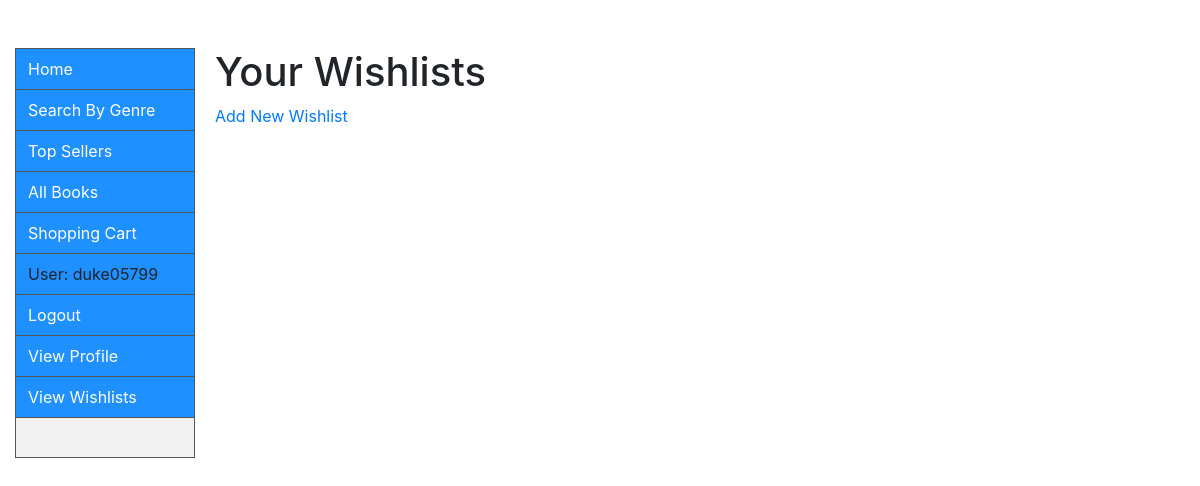
Before: /search/wishlists/ (signed in) with the older database file.
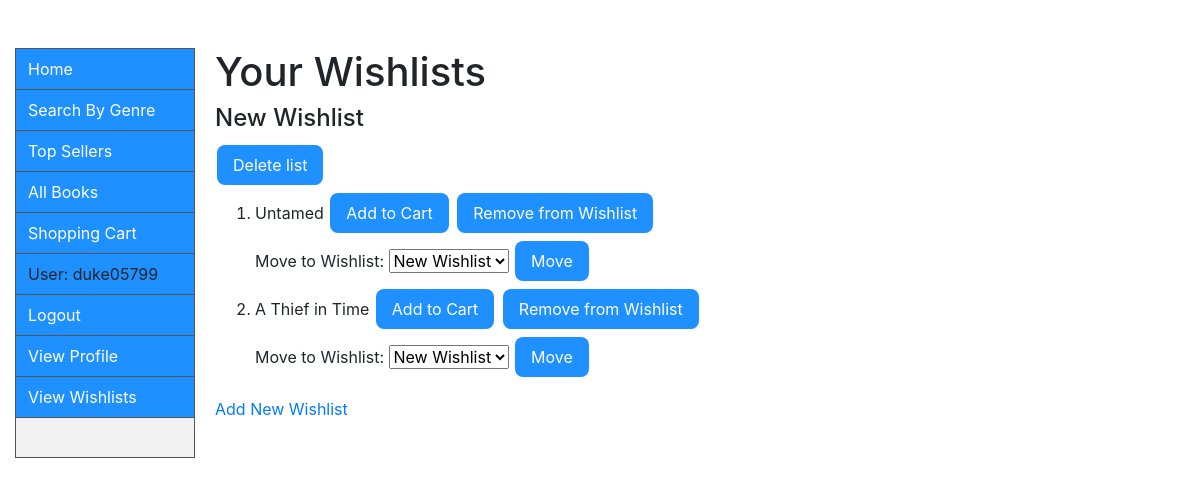
After: the same page with the newer database file.
### catalog/models.py (models this page shows, shortened)
class Wishlist(models.Model):
    user = models.ForeignKey(User, on_delete=models.CASCADE)
    books = models.ManyToManyField(Book)
    name = models.CharField(max_length=100, default='New Wishlist')

class Book(models.Model):
    title = models.CharField(max_length=200)
    author = models.ForeignKey('Author', on_delete=models.SET_NULL, null=True)
    publisher = models.CharField(max_length=50, default='Publisher')
    publishing_date = models.DateTimeField()
    summary = models.TextField(
        max_length=1000, help_text='Enter a brief description of the book')
    price = models.FloatField(default="9.99")
    genre = models.ManyToManyField(
        Genre, help_text='Select a genre for this book')
    model_pic = models.ImageField(upload_to='pics/', blank=True, null=True)
    slug = models.SlugField()
    class Meta:
        verbose_name_plural = "books"
    def get_add_to_cart_url(self):
        return reverse('add-to-cart', kwargs={
            'slug': self.slug
        })
    def get_remove_from_wishlist_url(self):
        return reverse('remove-from-wishlist', kwargs={
            'slug': self.slug
        })
    def get_transfer_wishlist_url(self):
        return reverse('transfer-wishlist', kwargs={
            'slug': self.slug
        })

### catalog/views.py (the view)
# urls.py: path('wishlists/', views.WishlistsView.as_view(), name='wishlists'),
class WishlistsView(generic.ListView):
    model = Wishlist
    template_name = 'catalog/wishlists.html'
    queryset = Book.objects.all()
    def get_context_data(self, **kwargs):
        context = super().get_context_data(**kwargs)
        if self.request.user.is_authenticated:
            context['wishlists'] = Wishlist.objects.filter(
                user=self.request.user)
        return context

### catalog/templates/catalog/wishlists.html (shortened to what this page needs)
{% extends "base_generic.html" %}
{% block content %}
{% if user.is_authenticated %}
    <h1>Your Wishlists</h1>
    {% for wishlist in wishlists %}
    <h4>{{ wishlist.name }}</h4> <form action="{% url 'delete-wishlist' %}" method="post">{% csrf_token %} <button type="submit" name="del" value="{{wishlist.id}}" class="button2">Delete list</button></form>
    <ol>
    {% for book in wishlist.books.all %}
    <li>{{ book.title }} <a href="{{book.get_add_to_cart_url}}"> <button type="button" class="button2">Add to Cart</button> </a>
    <a href="{{book.get_remove_from_wishlist_url}}"> <button type="button" class="button2">Remove from Wishlist</button> </a>
        <form action="{{book.get_transfer_wishlist_url}}" method="post">
            Move to Wishlist:
            <select name="wish">
                {% for list in wishlists %}
            <option value="{{list.id}}">{{list.name}}</option>
                {% endfor %}
            </select>
            <button type="submit" class="button2">Move</button>
        </form>
    </li>
    {% endfor %}
    </ol>
    {% endfor %}
    <a href="newwish/">Add New Wishlist</a>
    {% else %}
    <h1>Oops!</h1>
    <p>You are not <a href="{% url 'login' %}">logged in</a>.</p>
{% endif %}
{% endblock %}

### catalog/templates/base_generic.html (shortened to what this page needs)
<!DOCTYPE html>
<html lang="en">
<head>
  <link rel="stylesheet" href="https://stackpath.bootstrapcdn.com/bootstrap/4.1.3/css/bootstrap.min.css">
  {% load static %}
  <link rel="stylesheet" href="{% static 'css/styles.css' %}">
</head>
<body style="background-color: white;">
  <div class="container-fluid">
    <div class="row">
      <div class="col-sm-2">
      {% block sidebar %}
        <ul>
          <li><a href="{% url 'index' %}" class="liststyle">Home</a></li>
          <li><a href="{% url 'search' %}" class="liststyle">Search By Genre</a></li>
          <li><a href="{% url 'topsellers' %}" class="liststyle">Top Sellers</a></li>
          <li><a href="{% url 'books' %}" class="liststyle">All Books</a></li>
          {% if user.is_authenticated %}
          <li><a href="{% url 'shoppingcart' %}" class="liststyle">Shopping Cart</a></li>
          <li><a class="liststyle">User: {{ user.get_username }}</a></li>
          <li><a href="{% url 'logout'%}?next={{request.path}}" class="liststyle">Logout</a></li>
          <li><a href="{% url 'profile'%}" class="liststyle">View Profile</a>
          <li><a href="{% url 'wishlists'%}" class="liststyle">View Wishlists</a>
          {% else %}
          <li><a href="{% url 'login'%}" class="liststyle">Login</a></li>
          <li><a href ="{% url 'signup' %}" class="liststyle">Register</a></li>
          {% endif %}
      {% block pagination %}
        {% load test %}
          {% endblock %}
        </ul>
      {% endblock %}
      </div>
      <div class="col-sm-10" id="col-sm-10">{% block content %}{% endblock %}</div>
    </div>
  </div>
</body>
</html>

### catalog/static/css/styles.css (style rules this page uses)
.button2 { background-color: dodgerblue; border: none; border-radius: 8px; color: white; padding: 8px 16px; text-align: center; text-decoration: none; display: inline-block; font-size: 16px; margin: 4px 2px; cursor: pointer; }
ul { list-style-type: none; margin: 0; padding: 0; width: 15%; background-color: #f1f1f1; position: fixed; height: 51.3%; overflow: auto; border: 1px solid #555; }
li a.liststyle { display: block; background-color: dodgerblue; color: white; padding: 8px 12px; text-decoration: none; border-bottom: 1px solid #555; }

Changed rows visible on the page:
added Wishlist: name "New Wishlist", {{ wishlist.id }} 12 (drawn)
now on this page (row unchanged): Book: title "Untamed"
now on this page (row unchanged): Book: title "A Thief in Time"
